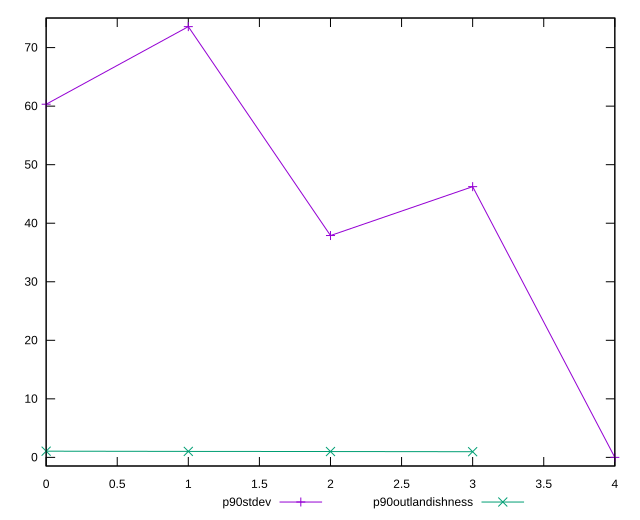

Recreate this plot in gnuplot.
reset

$p90Stdev <<EOF
0 60.32806043218431
1 73.58203879191586
2 37.89683644799335
3 46.249074721881186
4 0
EOF

$p90Outlandishness <<EOF
0 1.0610974532760358
1 1.0221243201997405
2 1
3 0.9697560090702947
EOF

set key outside below
set xrange [0:4]
set yrange [-1.4716407758383172:75.05367956775419]
set trange [-1.4716407758383172:75.05367956775419]
set terminal svg size 640, 520 enhanced background rgb 'white'
set output "report_0_00242021-02-20T12:25:28.543Z/unused-css-rules/progression/stddev.svg"

plot $p90Stdev title "p90stdev" with linespoints, \
     $p90Outlandishness title "p90outlandishness" with linespoints

reset
